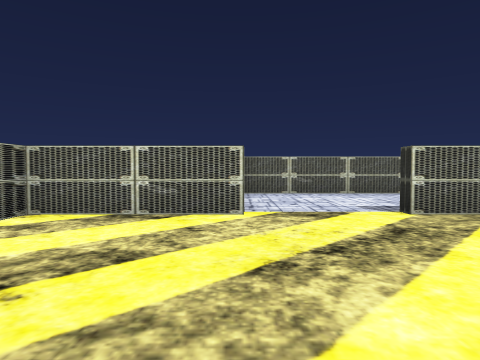
View 1 (above)

12 first-person views from a walk through a scene from a Unity 3-D project. The camera is 1.5 m above the floor, tilts 2° down and sees 75° across. The floor is counted in squares, 2 m on a side. Each view is taken from the middle of a square. On the plan, view 1 faces up. The plan holds only what a view shows up to about 10 squares ahead; the rest is blank. The place goes on beyond the plan.

View 2
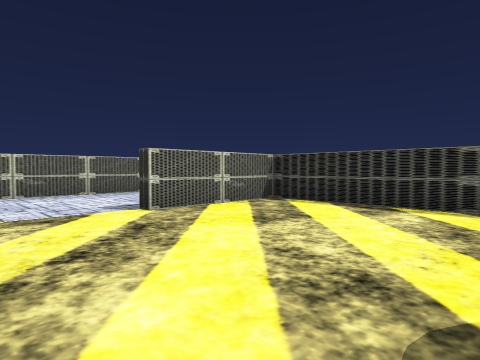

View 3
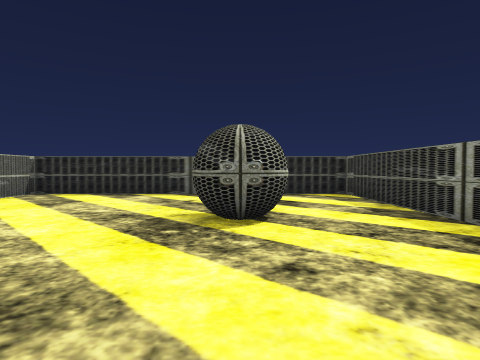

View 4
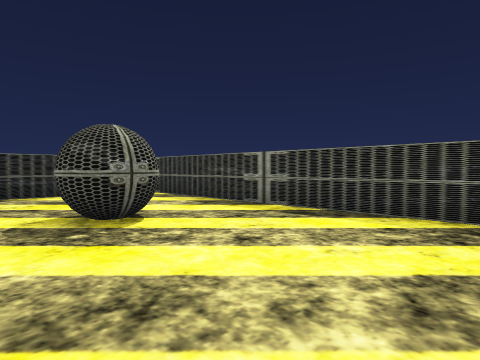

View 5
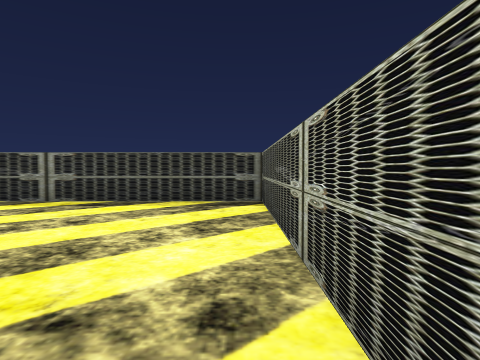

View 6
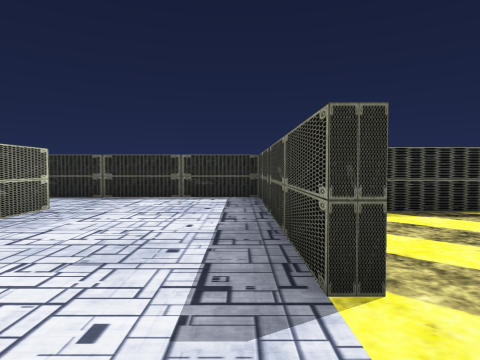

View 7
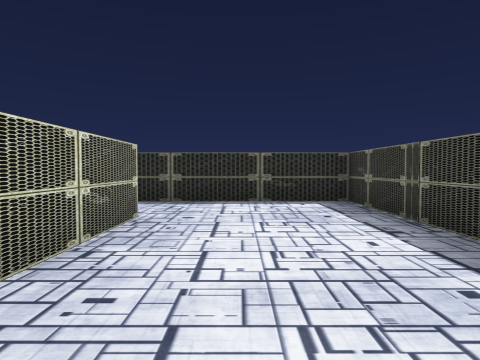

View 8
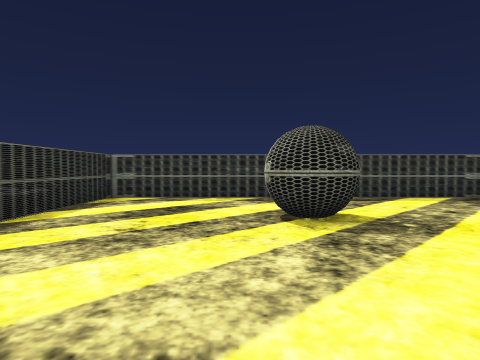

View 9
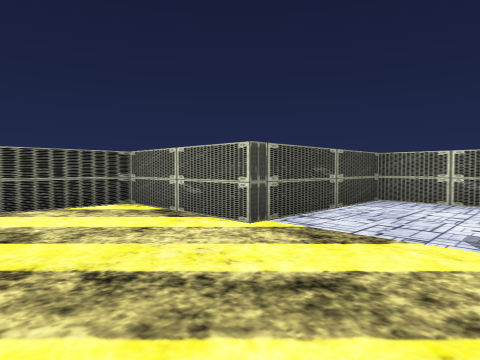

View 10
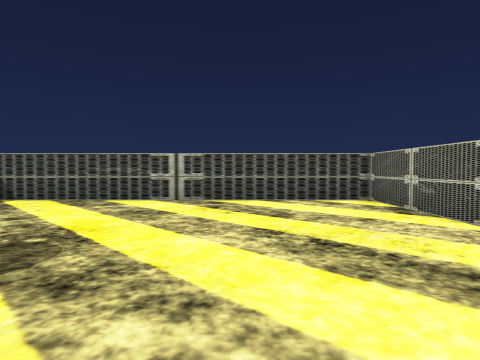

View 11
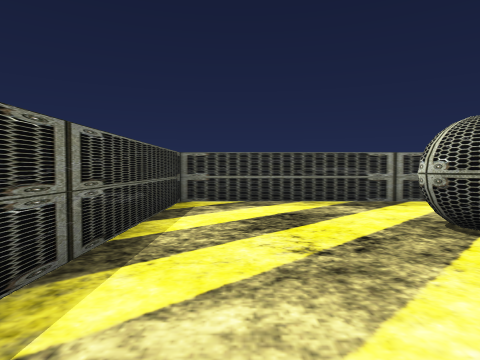

View 12
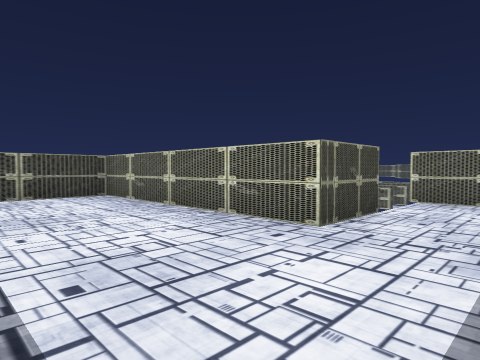

### Floor plan
Ten units are one square. View 1 is at (0, 0); x grows to the right and y downward. Boxes are objects, and circles mark ways between rooms. Rooms are numbered by the first view taken in them; rooms with no view inside come last. Other rooms are left out.
<svg viewBox="-40 -110 137 157">
<path fill="none" stroke="#000" d="M1 -51 -35 -51 -35 42 64 42 64 -51 28 -51M28 -55 92 -55 92 -95M69 -96 1 -96 1 -51"/>
<circle cx="15" cy="-55" r="3" fill="#2a7"/>
<text x="10" y="0">1</text>
<text x="50" y="-70">2</text>
</svg>
Room 1 opens to room 2.

Where each view was taken, in squares from view 1:
view 1: 0 up, 0 right, facing up
view 2: 0 up, 0 right, facing up-right
view 3: 1 down, 3 left, facing right
view 4: 1 up, 3 left, facing down-right
view 5: 3 up, 3 left, facing down
view 6: 6 up, 1 right, facing right
view 7: 8 up, 2 right, facing right
view 8: 4 up, 3 right, facing down
view 9: 2 up, 3 right, facing up-left
view 10: 2 up, 4 right, facing left
view 11: 3 up, 5 right, facing down
view 12: 6 up, 9 right, facing up-left
